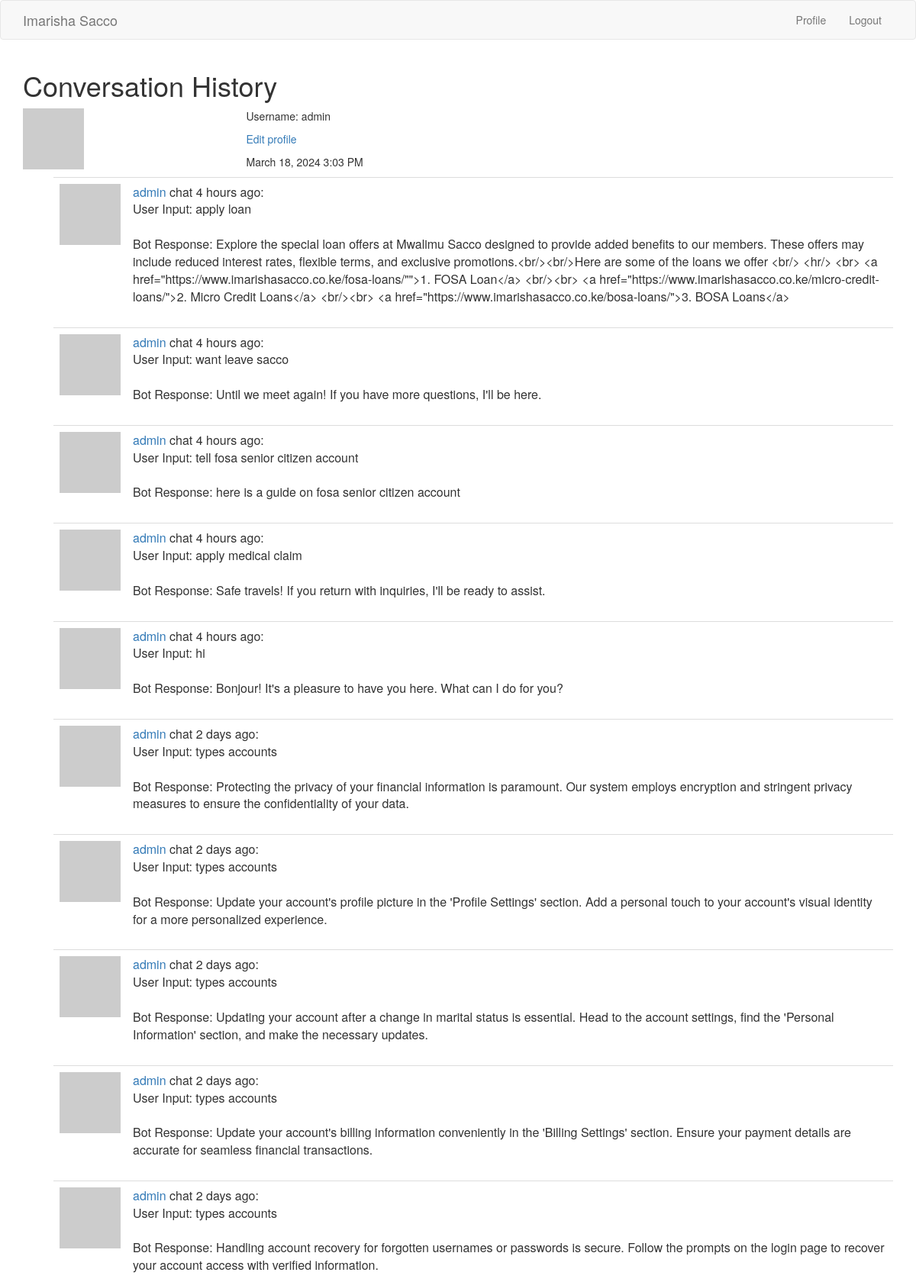
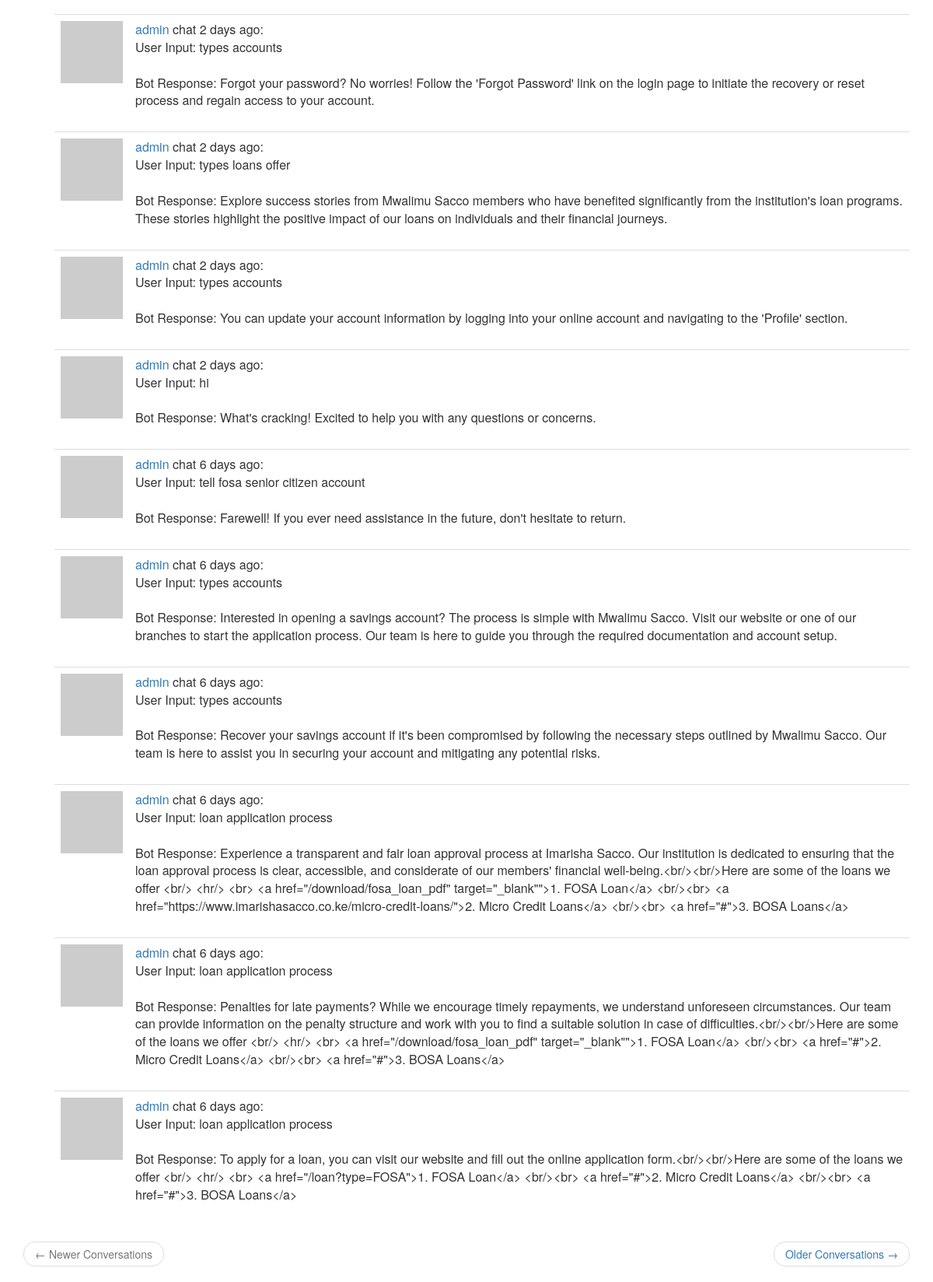
The page /user/admin (signed in) on the database its author committed (2 pictures, top to bottom).
### home/models.py (models this page shows, shortened)
class User(UserMixin, db.Model):
    __tablename__ = 'users'
    id = db.Column(db.Integer, primary_key=True)
    username = db.Column(db.String(64), index=True, unique=True)
    email = db.Column(db.String(64), index=True, unique=True)
    password_hash = db.Column(db.String(128))
    about_me = db.Column(db.String(120))
    last_seen = db.Column(db.DateTime, default=datetime.utcnow)
    conversation = db.relationship('Conversation', backref='author', lazy='dynamic')
    bank_account = db.relationship('BankAccount', uselist=False)
    def avatar(self, size):
        digest = md5(self.email.lower().encode('utf-8')).hexdigest()
        return f'https://www.gravatar.com/avatar/{digest}?d=identicon&s={size}'

class Conversation(db.Model):
    __tablename__ = 'conversation'
    id = db.Column(db.Integer, primary_key=True)
    timestamp = db.Column(db.DateTime, default=datetime.utcnow)
    user_input = db.Column(db.String(1000))
    bot_response = db.Column(db.String(1000))
    user_id = db.Column(db.Integer, db.ForeignKey('users.id'))
    def __repr__(self):
        return f"<Conversation {self.id}>"

### home/routes.py (the view)
@app.route('/user/<username>')
@login_required
def user(username):
    user = User.query.filter_by(username=username).first_or_404()
    page = request.args.get('page', 1, type=int)
    conversation_pagination = user.conversation.order_by(Conversation.timestamp.desc()).paginate(
        page=page, per_page=app.config['CONVERSATIONS_PER_PAGE'], error_out=False)
    conversations = conversation_pagination.items
    print(conversations)
    next_url = url_for('user', username=username, page=conversation_pagination.next_num) \
        if conversation_pagination.has_next else None
    prev_url = url_for('chatbot', username=username, page=conversation_pagination.prev_num) \
        if conversation_pagination.has_prev else None
    return render_template(
        'user.html',
        title='Conversation History',
        username=username,
        user=user,
        next_url=next_url,
        prev_url=prev_url,
        conversations=conversations
    )

### home/routes.py (called while the page is built)
@login.user_loader
def load_user(user_id):
    return User.query.get(int(user_id))

@app.before_request
def before_request():
    if current_user.is_authenticated:
        current_user.last_seen = datetime.utcnow()
        db.session.commit()

### home/templates/user.html (shortened to what this page needs)
{% extends 'base.html' %}
{% block app_context %}
<div class="row">
    <div class="col-md-12">
        <h1>{{ title }}</h1>
    </div>
</div>
<div class="row">
    <div class="col-sm-3 text-center">
        <p>
            <img src="{{ user.avatar(70) }}" alt="Avatar" class="img-responsive">
        </p>
    </div>
    <div class="col-sm-9">
        <p>
            Username: {{ user.username }}
        </p>
        {% if user == current_user %}
            <p>
                <a href="{{ url_for('edit_profile') }}">Edit profile</a>
            </p>
        {% endif %}
        <p>
            <span>
                {{ moment(user.last_seen).format('LLL') }}
            </span>
        </p>
    </div>
</div>
<div class="row">
    <div class="col-sm-12">
        <ul>
            {% for conversation in conversations %}
            {% include 'conversation_history.html'%}
            {% endfor %}
        </ul>
    </div>
</div>
<nav aria-label="...">
    <ul class="pager">
        <li class="previous{% if not prev_url %} disabled{% endif %}">
            <a href="{{ prev_url or '#' }}">
                <span aria-hidden="true">&larr;</span> Newer Conversations
            </a>
        </li>
        <li class="next{% if not next_url %} disabled{% endif %}">
            <a href="{{ next_url or '#' }}">
                Older Conversations <span aria-hidden="true">&rarr;</span>
            </a>
        </li>
    </ul>
</nav>
{% endblock %}

### home/templates/base.html (shortened to what this page needs)
{% extends 'bootstrap/base.html' %}
{% block head %}
    {{super()}}
{% endblock %}
{% block styles %}
    {{  super() }}
    <link rel="stylesheet" type="text/css" href="{{ url_for('static', filename='css/main.css') }}">
{% endblock %}
{% block content %}
    <div class="container">
        {% block app_context %}
        {% endblock %}
    </div>
{% endblock %}

### home/templates/nav.html (shortened to what this page needs)
{% block navbar %}
<nav class="navbar navbar-default">
    <div class="container">
        <div class="navbar-header">
            <a class="navbar-brand" href=" {{url_for('chatbot')}} ">Imarisha Sacco</a>
        </div>
        <div class="collapse navbar-collapse" id="bs-example-navbar-collapse-1">
            <ul class="nav navbar-nav navbar-right">
                {% if current_user.is_authenticated %}
                    <li><a href="{{url_for('user', username=current_user.username)}}">Profile</a></li>
                    <li><a href="{{url_for('logout')}}">Logout</a></li>
                {% else %}
                    <li><a href="{{url_for('login')}}">Login</a></li>
                {% endif %}
            </ul>
        </div>
    </div>
</nav>
{% endblock %}

### home/templates/conversation_history.html
<table class="table table-hover">
    <tr valign='top'>
        <td width='70px'>
            <img src=" {{ conversation.author.avatar(36) }} ">
        </td>
        <td>
            <span class="user_popup">
                <a href="{{ url_for('user', username=conversation.author.username) }}">
                    {{ conversation.author.username }}
                </a>
            </span>
            chat
            <span>
            {{ moment(conversation.timestamp).fromNow() }}:
            </span><br>
            <span style="display:left">
                User Input: {{ conversation.user_input }} <br><br>
            </span>
            <span>
                Bot Response: {{ conversation.bot_response }}
            </span>
        </td>
    </tr>
</table>

### rows shown on the page
User: username "admin", last_seen "March 18, 2024 3:03 PM"
Conversation: author.username "admin", timestamp "4 hours ago", user_input "apply loan", bot_response "Explore the special loan offers at Mwalimu Sacco designed to provide added benefits to our members. These offers may include reduced interest rates, flexible terms, and exclusive promotions.<br/><br/>Here are some of the loans we offer <br/> <hr/> <br> <a href=\"https://www.imarishasacco.co.ke/fosa-loans/\"\">1. FOSA Loan</a> <br/><br> <a href=\"https://www.imarishasacco.co.ke/micro-credit-loans/\">2. Micro Credit Loans</a> <br/><br> <a href=\"https://www.imarishasacco.co.ke/bosa-loans/\">3. BOSA Loans</a>"
Conversation: author.username "admin", timestamp "4 hours ago", user_input "want leave sacco", bot_response "Until we meet again! If you have more questions, I'll be here."
Conversation: author.username "admin", timestamp "4 hours ago", user_input "tell fosa senior citizen account", bot_response "here is a guide on fosa senior citizen account"
Conversation: author.username "admin", timestamp "4 hours ago", user_input "apply medical claim", bot_response "Safe travels! If you return with inquiries, I'll be ready to assist."
Conversation: author.username "admin", timestamp "4 hours ago", user_input "hi", bot_response "Bonjour! It's a pleasure to have you here. What can I do for you?"
Conversation: author.username "admin", timestamp "2 days ago", user_input "types accounts", bot_response "Protecting the privacy of your financial information is paramount. Our system employs encryption and stringent privacy measures to ensure the confidentiality of your data."
Conversation: author.username "admin", timestamp "2 days ago", user_input "types accounts", bot_response "Update your account's profile picture in the 'Profile Settings' section. Add a personal touch to your account's visual identity for a more personalized experience."
Conversation: author.username "admin", timestamp "2 days ago", user_input "types accounts", bot_response "Updating your account after a change in marital status is essential. Head to the account settings, find the 'Personal Information' section, and make the necessary updates."
Conversation: author.username "admin", timestamp "2 days ago", user_input "types accounts", bot_response "Update your account's billing information conveniently in the 'Billing Settings' section. Ensure your payment details are accurate for seamless financial transactions."
Conversation: author.username "admin", timestamp "2 days ago", user_input "types accounts", bot_response "Handling account recovery for forgotten usernames or passwords is secure. Follow the prompts on the login page to recover your account access with verified information."
Conversation: author.username "admin", timestamp "2 days ago", user_input "types accounts", bot_response "Forgot your password? No worries! Follow the 'Forgot Password' link on the login page to initiate the recovery or reset process and regain access to your account."
Conversation: author.username "admin", timestamp "2 days ago", user_input "types loans offer", bot_response "Explore success stories from Mwalimu Sacco members who have benefited significantly from the institution's loan programs. These stories highlight the positive impact of our loans on individuals and their financial journeys."
Conversation: author.username "admin", timestamp "2 days ago", user_input "types accounts", bot_response "You can update your account information by logging into your online account and navigating to the 'Profile' section."
Conversation: author.username "admin", timestamp "2 days ago", user_input "hi", bot_response "What's cracking! Excited to help you with any questions or concerns."
Conversation: author.username "admin", timestamp "6 days ago", user_input "tell fosa senior citizen account", bot_response "Farewell! If you ever need assistance in the future, don't hesitate to return."
Conversation: author.username "admin", timestamp "6 days ago", user_input "types accounts", bot_response "Interested in opening a savings account? The process is simple with Mwalimu Sacco. Visit our website or one of our branches to start the application process. Our team is here to guide you through the required documentation and account setup."
Conversation: author.username "admin", timestamp "6 days ago", user_input "types accounts", bot_response "Recover your savings account if it's been compromised by following the necessary steps outlined by Mwalimu Sacco. Our team is here to assist you in securing your account and mitigating any potential risks."
Conversation: author.username "admin", timestamp "6 days ago", user_input "loan application process", bot_response "Experience a transparent and fair loan approval process at Imarisha Sacco. Our institution is dedicated to ensuring that the loan approval process is clear, accessible, and considerate of our members' financial well-being.<br/><br/>Here are some of the loans we offer <br/> <hr/> <br> <a href=\"/download/fosa_loan_pdf\" target=\"_blank\"\">1. FOSA Loan</a> <br/><br> <a href=\"https://www.imarishasacco.co.ke/micro-credit-loans/\">2. Micro Credit Loans</a> <br/><br> <a href=\"#\">3. BOSA Loans</a>"
Conversation: author.username "admin", timestamp "6 days ago", user_input "loan application process", bot_response "Penalties for late payments? While we encourage timely repayments, we understand unforeseen circumstances. Our team can provide information on the penalty structure and work with you to find a suitable solution in case of difficulties.<br/><br/>Here are some of the loans we offer <br/> <hr/> <br> <a href=\"/download/fosa_loan_pdf\" target=\"_blank\"\">1. FOSA Loan</a> <br/><br> <a href=\"#\">2. Micro Credit Loans</a> <br/><br> <a href=\"#\">3. BOSA Loans</a>"
Conversation: author.username "admin", timestamp "6 days ago", user_input "loan application process", bot_response "To apply for a loan, you can visit our website and fill out the online application form.<br/><br/>Here are some of the loans we offer <br/> <hr/> <br> <a href=\"/loan?type=FOSA\">1. FOSA Loan</a> <br/><br> <a href=\"#\">2. Micro Credit Loans</a> <br/><br> <a href=\"#\">3. BOSA Loans</a>"

### other values the page prints
{{ title }} "Conversation History"
